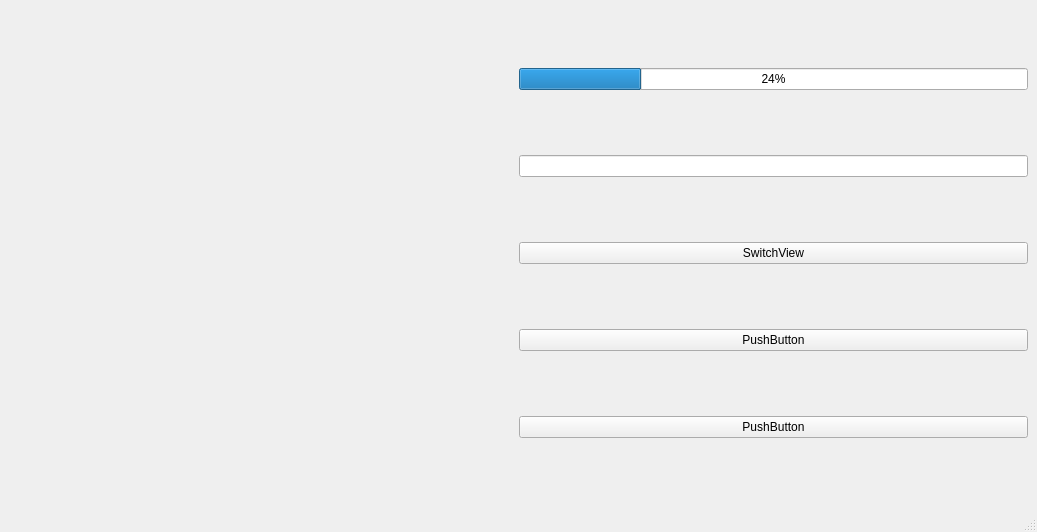
<?xml version="1.0" encoding="UTF-8"?>
<ui version="4.0">
 <class>MainWindow</class>
 <widget class="QMainWindow" name="MainWindow">
  <property name="geometry">
   <rect>
    <x>0</x>
    <y>0</y>
    <width>1037</width>
    <height>532</height>
   </rect>
  </property>
  <property name="windowTitle">
   <string>MainWindow</string>
  </property>
  <widget class="QWidget" name="centralwidget">
   <layout class="QHBoxLayout" name="horizontalLayout">
    <item>
     <layout class="QVBoxLayout" name="verticalLayout1">
      <item>
       <spacer name="horizontalSpacer">
        <property name="orientation">
         <enum>Qt::Horizontal</enum>
        </property>
        <property name="sizeHint" stdset="0">
         <size>
          <width>40</width>
          <height>20</height>
         </size>
        </property>
       </spacer>
      </item>
     </layout>
    </item>
    <item>
     <layout class="QVBoxLayout" name="verticalLayout_2">
      <item>
       <widget class="QProgressBar" name="progressBar">
        <property name="value">
         <number>24</number>
        </property>
       </widget>
      </item>
      <item>
       <widget class="QLineEdit" name="lineEdit"/>
      </item>
      <item>
       <widget class="QPushButton" name="pushButton_3">
        <property name="text">
         <string>SwitchView</string>
        </property>
       </widget>
      </item>
      <item>
       <widget class="QPushButton" name="pushButton">
        <property name="text">
         <string>PushButton</string>
        </property>
       </widget>
      </item>
      <item>
       <widget class="QPushButton" name="pushButton_2">
        <property name="text">
         <string>PushButton</string>
        </property>
       </widget>
      </item>
     </layout>
    </item>
   </layout>
  </widget>
  <widget class="QMenuBar" name="menubar">
   <property name="geometry">
    <rect>
     <x>0</x>
     <y>0</y>
     <width>1037</width>
     <height>22</height>
    </rect>
   </property>
  </widget>
  <widget class="QStatusBar" name="statusbar"/>
 </widget>
 <resources/>
 <connections/>
</ui>
